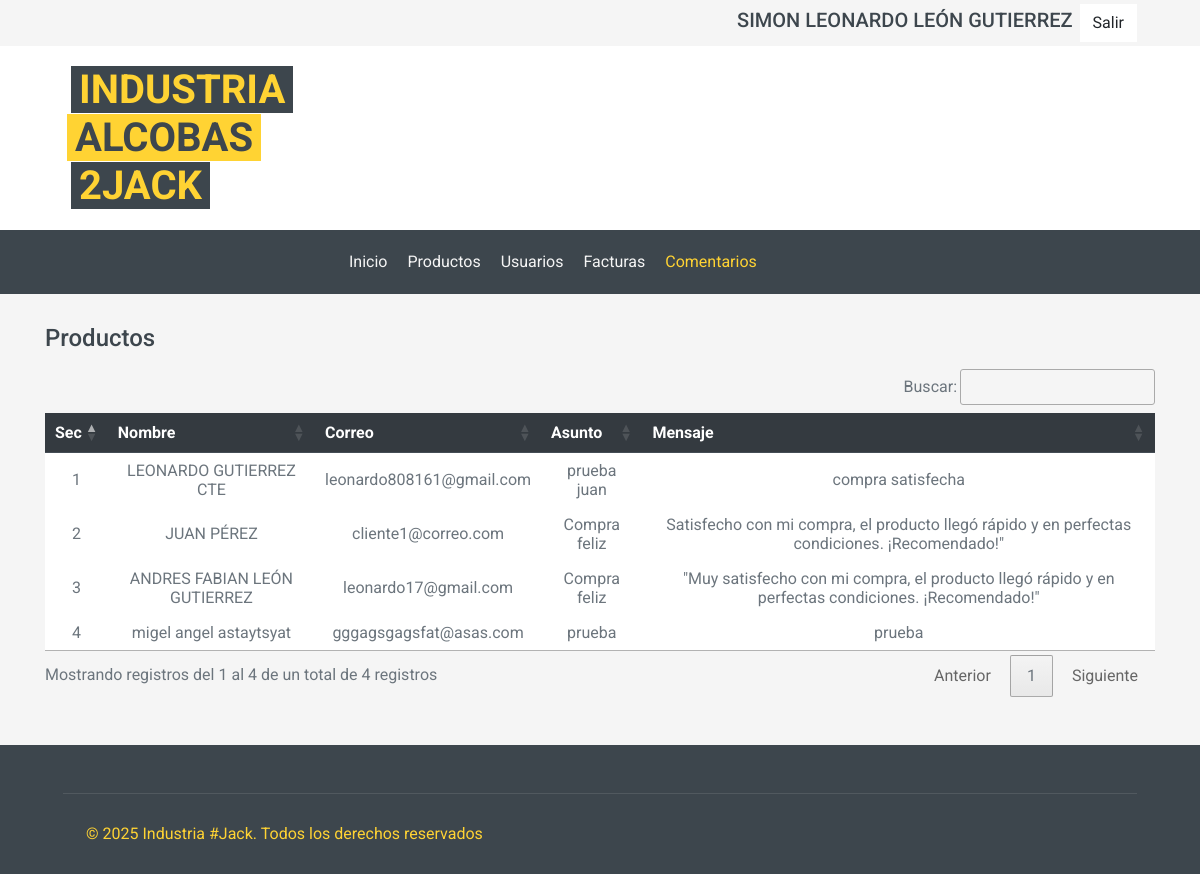
The page /php/Vista/admin/comentarios.php (signed in) on the database its author committed.
### tables this page shows
CREATE TABLE contactos (
  id int(11) NOT NULL,
  usuario_id int(11) NOT NULL,
  nombre varchar(100) NOT NULL,
  correo varchar(100) NOT NULL,
  asunto varchar(150) NOT NULL,
  mensaje text NOT NULL
);

### php/Controlador/conexion.php (called while the page is built, shortened)
<?php
class Conexion
{
    public function conectar()
    {
        try {
            $connection = "mysql:host=" . DB_HOST . ";dbname=" . DB_TABLE;
            $options = [
                PDO::ATTR_ERRMODE => PDO::ERRMODE_EXCEPTION,
                PDO::MYSQL_ATTR_INIT_COMMAND => "SET NAMES utf8"
            ];
            $this->handleDB = new PDO($connection, DB_USER, DB_PASSWORD, $options);
            return $this->handleDB;
        } catch (PDOException $e) {
            print_r('Error connection: ' . $e->getMessage());
            die();
        }
    }
    public function consultarRegistros2($query, $campos = [])
    {
        $resdb = self::conectar()->prepare($query);
        $resdb->execute($campos);
        $respuesta = $salida = [];
        if ($resdb->rowCount() > 0) {
            foreach ($resdb->fetchAll(PDO::FETCH_OBJ) as $key => $value) {
                $respuesta[$key] = $value;
            }
            foreach ($respuesta as $key => $value) {
                $data = [];
                foreach ($value as $keyd => $valued) {
                    $data[$keyd] = $valued;
                }
                $salida[] = $data;
            }
            return $salida;
        } else {
            return false;
        }
    }
}

### php/Vista/admin/comentarios.php (the view, shortened to what this page needs)
<?php
include dirname(__DIR__) . '/admin/layout/head.php';
include_once('../../controlador/conexion.php');
$db = new Conexion('N');
$comentarios = $db->consultarRegistros2('SELECT * FROM contactos WHERE 1=1 ORDER BY id DESC');
?>
<!DOCTYPE html>
<html lang="en">
<body>
    <?php
    include dirname(__DIR__) . '/admin/layout/topBar.php';
    include dirname(__DIR__) . '/admin/layout/navBar.php';
    ?>
    <div class="container">
        <h4>Productos</h4>
        <div class="table-responsive mt-3">
            <?php
            if (!empty($comentarios)) { ?>
                <table id="comentarios" class="table table-light table-borderless table-hover text-center mb-0 ">
                    <thead class="thead-dark">
                        <tr>
                            <th>Sec</th>
                            <th>Nombre</th>
                            <th>Correo</th>
                            <th>Asunto</th>
                            <th>Mensaje</th>
                        </tr>
                    </thead>
                    <tbody class="align-middle">
                        <?php
                        foreach ($comentarios as $key => $value) { ?>
                            <tr>
                                <td class="align-middle"><?php echo $key + 1; ?></td>
                                <td class="align-middle"><?php echo $value['nombre']; ?></td>
                                <td class="align-middle"><?php echo $value['correo']; ?></td>
                                <td class="align-middle"><?php echo $value['asunto']; ?></td>
                                <td class="align-middle"><?php echo $value['mensaje']; ?></td>
                            </tr>
                        <?php } ?>
                    </tbody>
                </table>
            <?php
            } else {
                echo "<h5>Sin comentarios seleccionados.</h5>";
                echo "<a href='shop.php' class='btn btn-warning'>Comprar productos</a>";
            }
            ?>
        </div>
    </div>
</body>
<?php
include dirname(__DIR__) . '/admin/layout/footer.php';
?>
</html>

### rows shown on the page
contactos: nombre "LEONARDO GUTIERREZ CTE", correo "leonardo808161@gmail.com", asunto "prueba juan", mensaje "compra satisfecha"
contactos: nombre "JUAN PÉREZ", correo "cliente1@correo.com", asunto "Compra feliz", mensaje "Satisfecho con mi compra, el producto llegó rápido y en perfectas condiciones. ¡Recomendado!\""
contactos: nombre "ANDRES FABIAN LEÓN GUTIERREZ", correo "leonardo17@gmail.com", asunto "Compra feliz", mensaje "\"Muy satisfecho con mi compra, el producto llegó rápido y en perfectas condiciones. ¡Recomendado!\""
contactos: nombre "migel angel astaytsyat", correo "gggagsgagsfat@asas.com", asunto "prueba", mensaje "prueba"

### other values the page prints
$_SESSION['usuario']['nombre'] "SIMON LEONARDO LEÓN GUTIERREZ"
